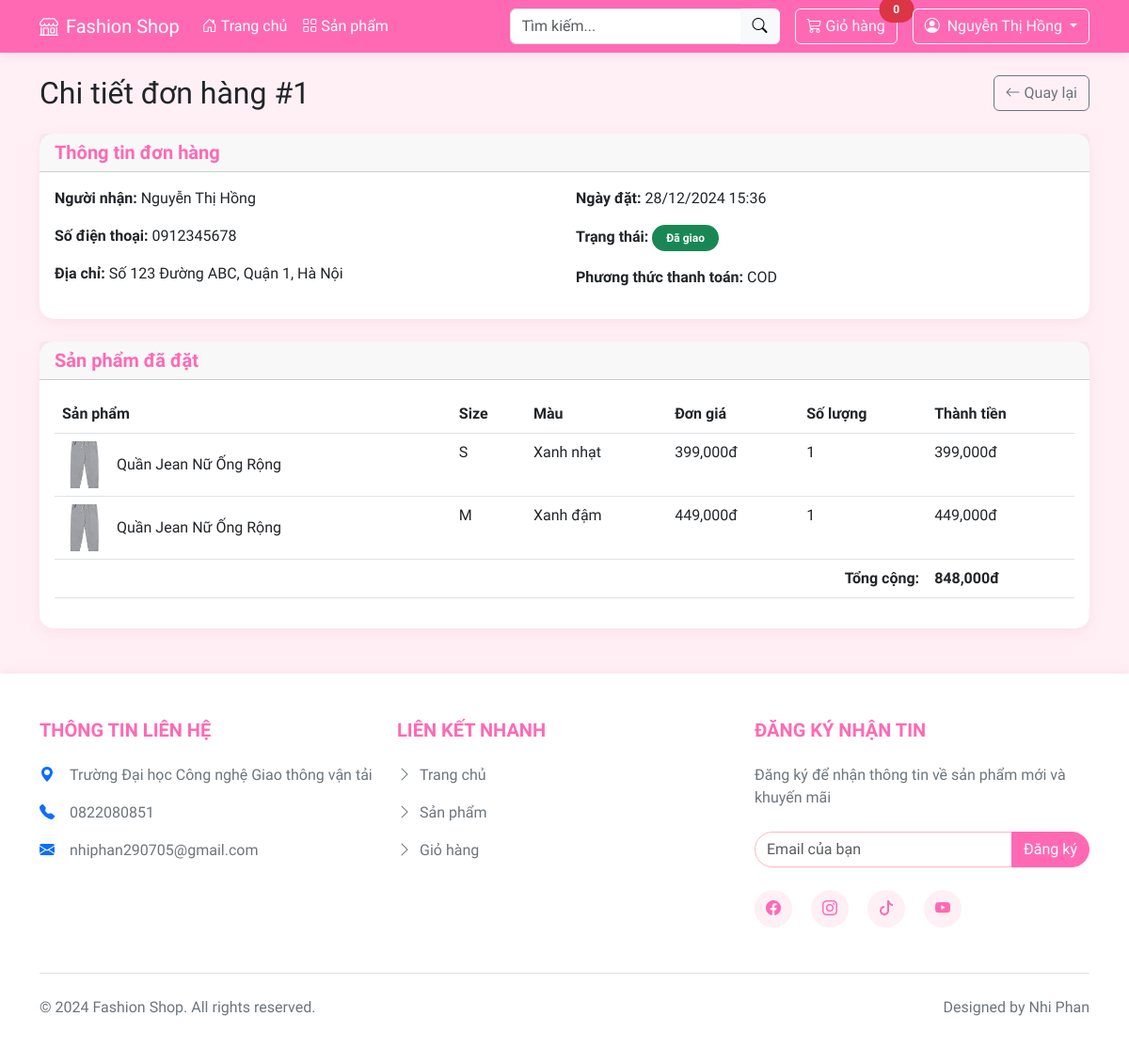
Page /order-detail.php?id=1 (signed in) on the committed database.
### tables this page shows
CREATE TABLE `orders` (
  `id` int NOT NULL AUTO_INCREMENT,
  `user_id` int NOT NULL,
  `total_amount` decimal(10,2) NOT NULL,
  `status` enum('pending','processing','shipping','completed','cancelled') DEFAULT 'pending',
  `payment_method` varchar(50) NOT NULL,
  `payment_status` enum('pending','paid','failed') DEFAULT 'pending',
  `shipping_address` text NOT NULL,
  `shipping_phone` varchar(20) NOT NULL,
  `note` text,
  `created_at` timestamp NULL DEFAULT CURRENT_TIMESTAMP,
  PRIMARY KEY (`id`),
  KEY `user_id` (`user_id`)
);

CREATE TABLE `users` (
  `id` int NOT NULL AUTO_INCREMENT,
  `fullname` varchar(100) NOT NULL,
  `email` varchar(100) NOT NULL,
  `password` varchar(255) NOT NULL,
  `phone` varchar(20) DEFAULT NULL,
  `address` text,
  `role` enum('user','admin') DEFAULT 'user',
  `status` tinyint(1) DEFAULT '1',
  `created_at` timestamp NULL DEFAULT CURRENT_TIMESTAMP,
  PRIMARY KEY (`id`),
  UNIQUE KEY `email` (`email`)
);

CREATE TABLE `order_details` (
  `id` int NOT NULL AUTO_INCREMENT,
  `order_id` int NOT NULL,
  `product_variant_id` int NOT NULL,
  `quantity` int NOT NULL,
  `price` decimal(10,2) NOT NULL,
  PRIMARY KEY (`id`),
  KEY `order_id` (`order_id`),
  KEY `product_variant_id` (`product_variant_id`)
);

CREATE TABLE `product_images` (
  `id` int NOT NULL AUTO_INCREMENT,
  `product_id` int NOT NULL,
  `image_path` varchar(255) NOT NULL,
  `is_main` tinyint(1) DEFAULT '0',
  PRIMARY KEY (`id`),
  KEY `product_id` (`product_id`)
);

CREATE TABLE `products` (
  `id` int NOT NULL AUTO_INCREMENT,
  `category_id` int DEFAULT NULL,
  `name` varchar(200) NOT NULL,
  `description` text,
  `price` decimal(10,2) NOT NULL,
  `sale_price` decimal(10,2) DEFAULT NULL,
  `stock` int DEFAULT '0',
  `featured` tinyint(1) DEFAULT '0',
  `views` int DEFAULT '0',
  `created_at` timestamp NULL DEFAULT CURRENT_TIMESTAMP,
  PRIMARY KEY (`id`),
  KEY `category_id` (`category_id`)
);

CREATE TABLE `product_variants` (
  `id` int NOT NULL AUTO_INCREMENT,
  `product_id` int NOT NULL,
  `size` varchar(10) NOT NULL,
  `color` varchar(50) NOT NULL,
  `stock` int DEFAULT '0',
  `sku` varchar(50) DEFAULT NULL,
  PRIMARY KEY (`id`),
  KEY `product_id` (`product_id`)
);

### order-detail.php (the view, shortened to what this page needs)
<?php
require_once 'config/database.php';
$order_id = isset($_GET['id']) ? (int)$_GET['id'] : 0;
$user_id = $_SESSION['user_id'];
$sql = "SELECT o.*, u.fullname, u.email, u.phone
        FROM orders o
        JOIN users u ON o.user_id = u.id
        WHERE o.id = $order_id AND o.user_id = $user_id";
$result = mysqli_query($conn, $sql);
$order = mysqli_fetch_assoc($result);
$sql = "SELECT od.*, p.name as product_name, pv.size, pv.color, pi.image_path
        FROM order_details od
        JOIN product_variants pv ON od.product_variant_id = pv.id
        JOIN products p ON pv.product_id = p.id
        LEFT JOIN product_images pi ON p.id = pi.product_id AND pi.is_main = 1
        WHERE od.order_id = $order_id";
$result = mysqli_query($conn, $sql);
include 'includes/header.php';
include 'includes/navbar.php';
?>
<div class="container mt-4">
    <div class="d-flex justify-content-between align-items-center mb-4">
        <h2 class="mb-0">Chi tiết đơn hàng #<?php echo $order_id; ?></h2>
        <a href="orders.php" class="btn btn-outline-secondary">
            <i class="bi bi-arrow-left"></i> Quay lại
        </a>
    </div>
    <div class="card mb-4">
        <div class="card-header">
            <h5 class="card-title mb-0">Thông tin đơn hàng</h5>
        </div>
        <div class="card-body">
            <div class="row">
                <div class="col-md-6">
                    <p><strong>Người nhận:</strong> <?php echo $order['fullname']; ?></p>
                    <p><strong>Số điện thoại:</strong> <?php echo $order['shipping_phone']; ?></p>
                    <p><strong>Địa chỉ:</strong> <?php echo $order['shipping_address']; ?></p>
                </div>
                <div class="col-md-6">
                    <p><strong>Ngày đặt:</strong> <?php echo date('d/m/Y H:i', strtotime($order['created_at'])); ?></p>
                    <p><strong>Trạng thái:</strong>
                        <span class="badge bg-<?php
                            echo match($order['status']) {
                                'pending' => 'warning',
                                'processing' => 'info',
                                'shipping' => 'primary',
                                'completed' => 'success',
                                'cancelled' => 'danger',
                                default => 'secondary'
                            };
                        ?>">
                            <?php
                            echo match($order['status']) {
                                'pending' => 'Chờ xác nhận',
                                'processing' => 'Đang xử lý',
                                'shipping' => 'Đang giao',
                                'completed' => 'Đã giao',
                                'cancelled' => 'Đã hủy',
                                default => $order['status']
                            };
                            ?>
                        </span>
                    </p>
                    <p><strong>Phương thức thanh toán:</strong> <?php echo $order['payment_method']; ?></p>
                </div>
            </div>
        </div>
    </div>
    <div class="card">
        <div class="card-header">
            <h5 class="card-title mb-0">Sản phẩm đã đặt</h5>
        </div>
        <div class="card-body">
            <div class="table-responsive">
                <table class="table">
                    <thead>
                        <tr>
                            <th>Sản phẩm</th>
                            <th>Size</th>
                            <th>Màu</th>
                            <th>Đơn giá</th>
                            <th>Số lượng</th>
                            <th>Thành tiền</th>
                        </tr>
                    </thead>
                    <tbody>
                        <?php while ($item = mysqli_fetch_assoc($result)): ?>
                            <tr>
                                <td>
                                    <div class="d-flex align-items-center">
                                        <?php if ($item['image_path']): ?>
                                            <img src="assets/images/products/<?php echo $item['image_path']; ?>"
                                                 alt="<?php echo $item['product_name']; ?>"
                                                 class="me-2" style="width: 50px; height: 50px; object-fit: cover;">
                                        <?php endif; ?>
                                        <?php echo $item['product_name']; ?>
                                    </div>
                                </td>
                                <td><?php echo $item['size']; ?></td>
                                <td><?php echo $item['color']; ?></td>
                                <td><?php echo number_format($item['price']); ?>đ</td>
                                <td><?php echo $item['quantity']; ?></td>
                                <td><?php echo number_format($item['price'] * $item['quantity']); ?>đ</td>
                            </tr>
                        <?php endwhile; ?>
                    </tbody>
                    <tfoot>
                        <tr>
                            <td colspan="5" class="text-end"><strong>Tổng cộng:</strong></td>
                            <td><strong><?php echo number_format($order['total_amount']); ?>đ</strong></td>
                        </tr>
                    </tfoot>
                </table>
            </div>
        </div>
    </div>
</div>
<?php include 'includes/footer.php'; ?>

### assets/css/style.css (style rules this page uses)
:root { --primary: #FF69B4; --secondary: #FFB6C1; --light: #FFF0F5; --dark: #DB7093; --accent: #FF1493; --white: #FFFFFF; --gray: #6c757d; }
body { background-color: var(--light); font-family: 'Quicksand', sans-serif; }
.card { border: none; border-radius: 15px; box-shadow: 0 5px 15px rgba(219, 112, 147, 0.1); transition: transform 0.3s ease; }
.card-title { color: var(--primary); font-weight: 600; }
.badge { padding: 8px 15px; border-radius: 15px; }

### rows in the picture
orders: user.fullname "Nguyễn Thị Hồng", shipping_phone "0912345678", shipping_address "Số 123 Đường ABC, Quận 1, Hà Nội", created_at "28/12/2024 15:36", status "Đã giao", payment_method "COD", total_amount "848,000"
order_details: product_images.image_path (picture), products.name "Quần Jean Nữ Ống Rộng", product_variant.size "S", product_variant.color "Xanh nhạt", price "399,000", quantity "1", $item['price'] * $item['quantity'] "399,000"
order_details: product_images.image_path (picture), products.name "Quần Jean Nữ Ống Rộng", product_variant.size "M", product_variant.color "Xanh đậm", price "449,000", quantity "1", $item['price'] * $item['quantity'] "449,000"

### other values in the picture
$cart_count "0"
$_SESSION['user_name'] "Nguyễn Thị Hồng"
$order_id "1"
